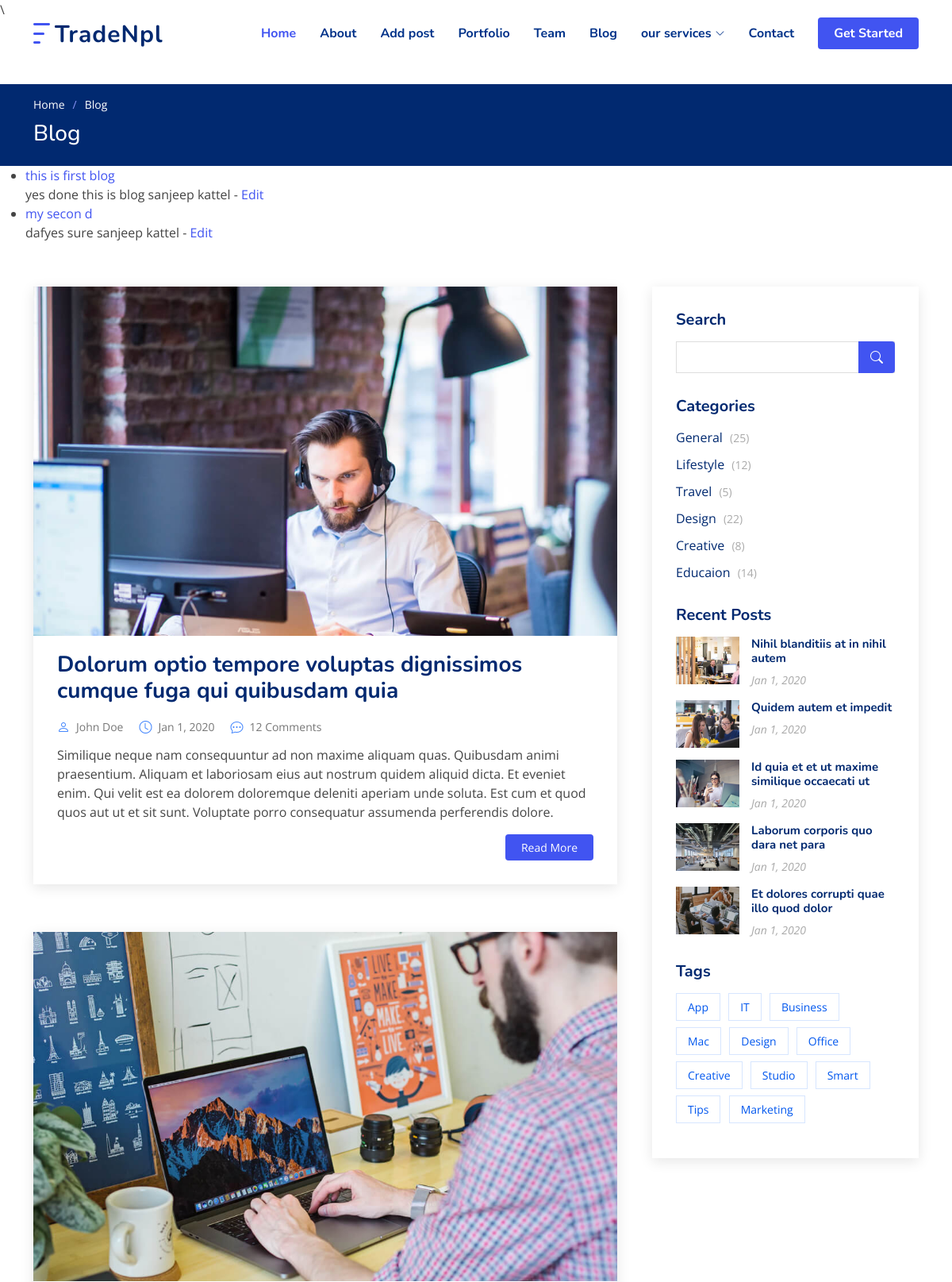
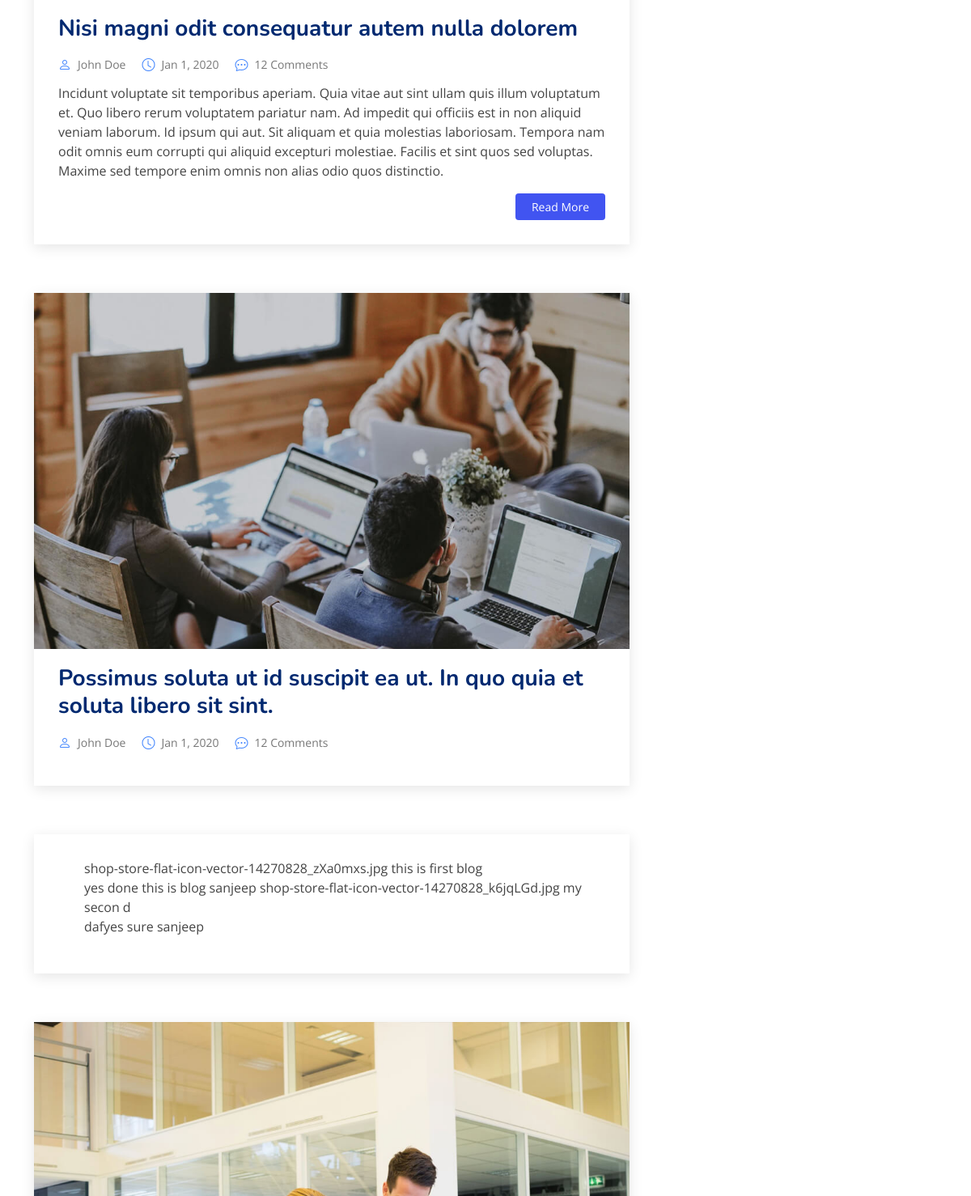
Page /blog/ (upper part) on the earlier database version (2 pictures, top to bottom).
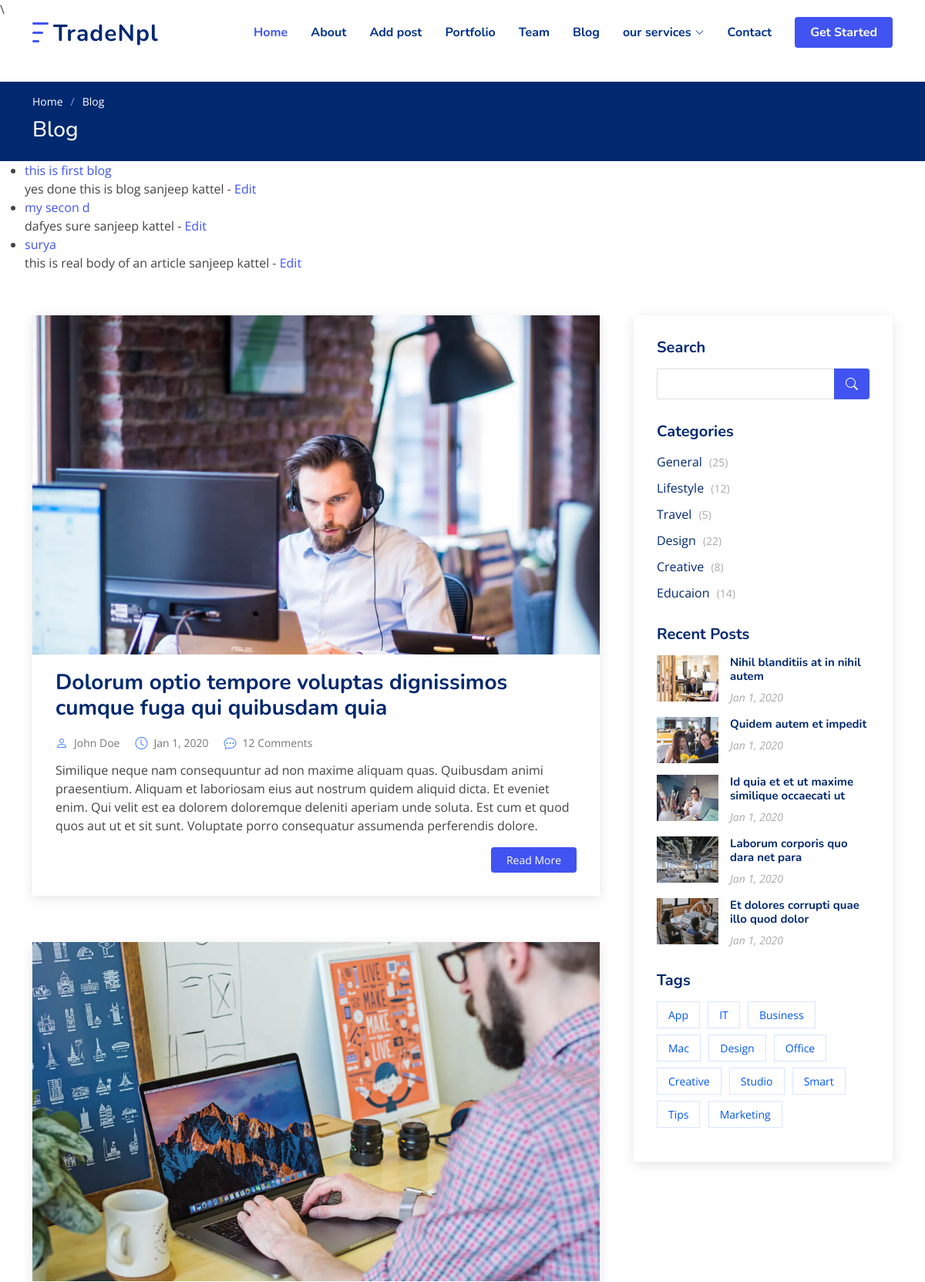
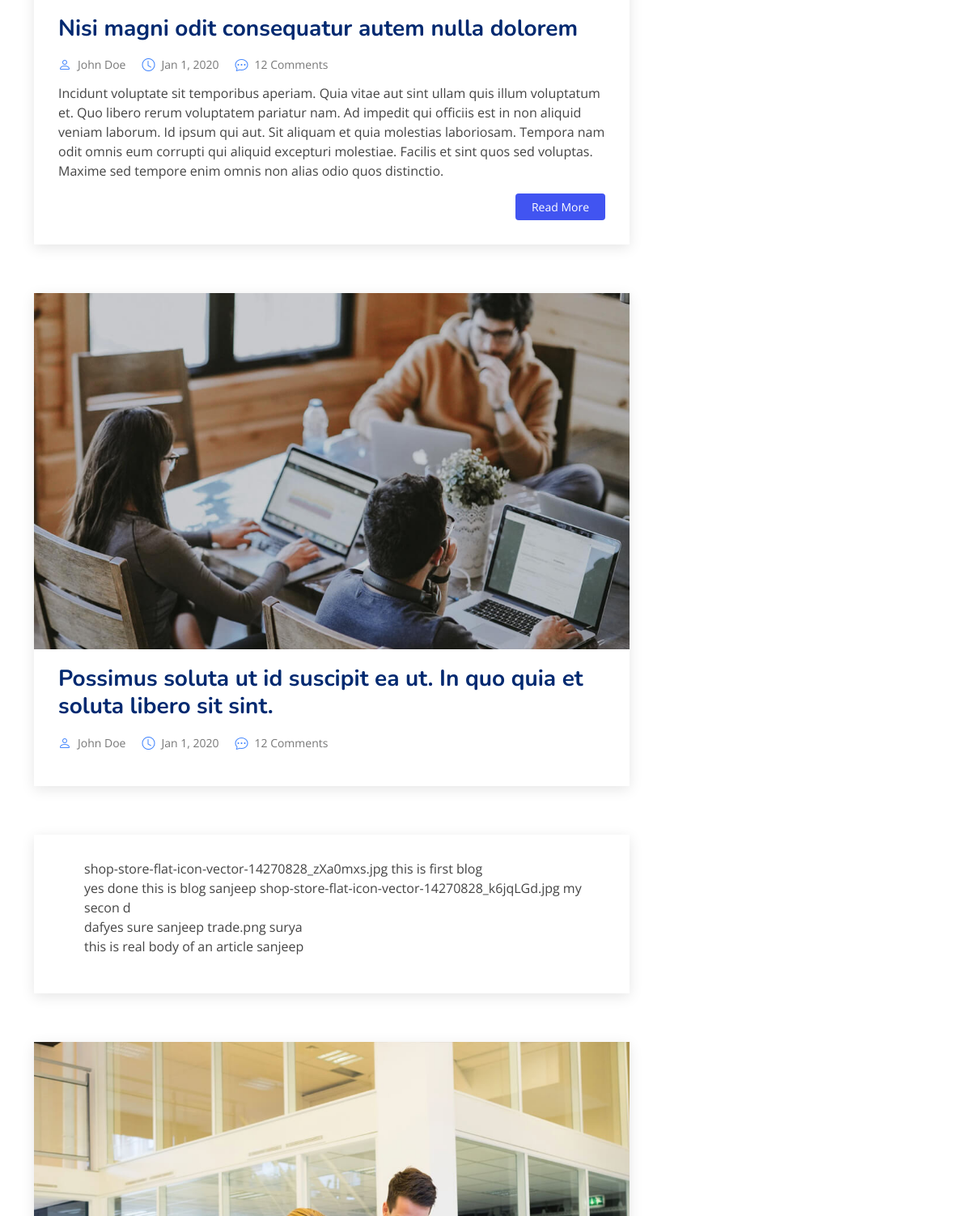
Same page on the later database version (2 pictures, top to bottom).
### blog/models.py (models this page shows, shortened)
class Post(models.Model):
    title = models.CharField(max_length=255)
    title_tag = models.CharField(max_length=255,default="tradebulletin")
    author = models.ForeignKey(User, on_delete=models.CASCADE)
    body = models.TextField()
    image = models.ImageField(upload_to="media/", blank=True)

### blog/views.py (the view)
# urls.py: path('blog/', BlogView.as_view(), name="blog" ),
class BlogView(ListView):
    model = Post
    template_name = 'blog.html'

### templates/blog.html (shortened to what the changed rows need)
{% extends 'base.html' %}
{% load static %}
{% block content %}
  <main id="main">
    <section class="breadcrumbs">
      <div class="container">
        <h2>Blog</h2>
      </div>
    </section>
    <ul>
      {% for post in object_list%}
        <li>
         <a href="{% url 'article-detail' post.pk %}">{{ post.title}}</a>
          <br/>
          {{ post.body}}
          {{ post.author.first_name}}
          {{ post.author.last_name}}
          - <a href="{% url 'update_post' post.pk %}">Edit</a>
        </li>
      {% endfor%}
      </ul>
    <section id="blog" class="blog">
      <div class="container" data-aos="fade-up">
        <div class="row">
          <div class="col-lg-8 entries">
            <article class="entry">
              <h2 class="entry-title">
                <a href="blog-single.html">Dolorum optio tempore voluptas dignissimos cumque fuga qui quibusdam quia</a>
              </h2>
            </article>
            <article class="entry">
              <h2 class="entry-title">
                <a href="blog-single.html">Nisi magni odit consequatur autem nulla dolorem</a>
              </h2>
            </article>
            <article class="entry">
              <h2 class="entry-title">
                <a href="blog-single.html">Possimus soluta ut id suscipit ea ut. In quo quia et soluta libero sit sint.</a>
              </h2>
            </article>
            <article class="entry">
              <div class="entry-content">
                <ul>
                {% for post in object_list%}
                  {{ post.image }}
                  {{ post.title}}
                  <br/>
                  {{ post.body}}
                  {{ post.author}}
                {% endfor%}
                </ul>
              </div>
            </article>
          </div>
        </div>
      </div>
    </section>
  </main>
  {% endblock content %}

Differences in the rows shown:
added Post: title "surya", body "this is real body of an article", author.first_name "sanjeep", author.last_name "kattel", image "trade.png", author "sanjeep"
